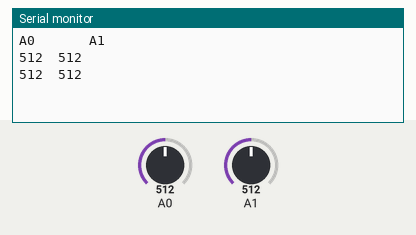
The sketch below on a simulated Arduino Uno, built with avr-gcc and run on an emulated ATmega328P. Shown: the last lines printed to the serial monitor. The test bench sets the inputs (shaded band); at power-on: A0 = 512, A1 = 512.

Above: at 1.8 s.
1.9 s: A0 set to 716
At 2.8 s:
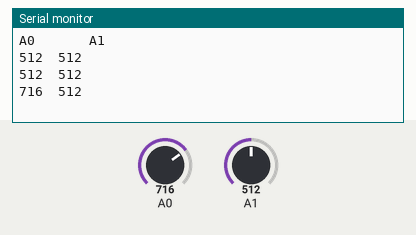
3.4 s: A1 set to 716
At 4.7 s:
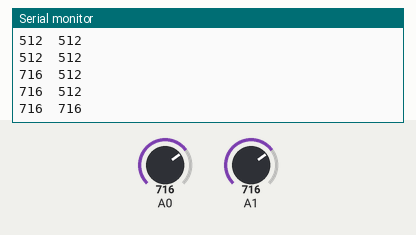
4.9 s: A0 set to 900
At 5.7 s:
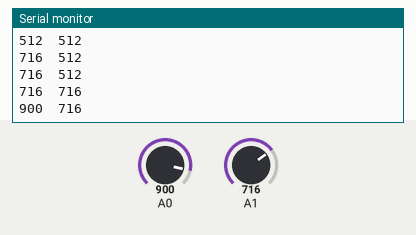
6.4 s: A1 set to 900
At 7.8 s:
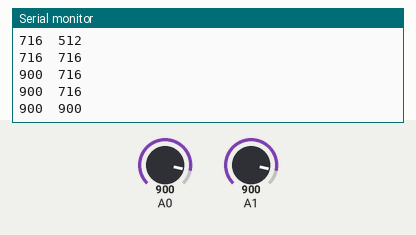
Timing chart, 0 to 8.9 s (numbered marks = the images above; inputs shaded):
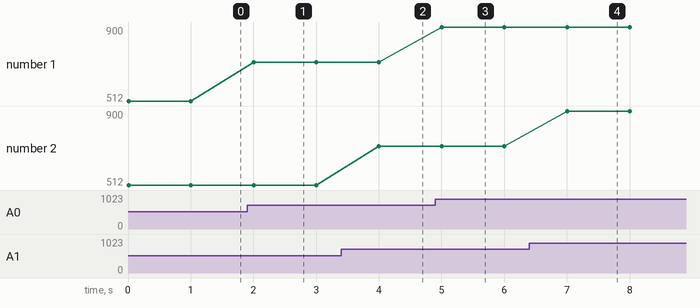

Measured:
- after the input at 1.9 s, the serial monitor: prints a new line after 0.10 s (image 1)
- after the input at 3.4 s, the serial monitor: prints a new line after 0.60 s (image 2)
- after the input at 4.9 s, the serial monitor: prints a new line after 0.10 s (image 3)
- after the input at 6.4 s, the serial monitor: prints a new line after 0.60 s (image 4)
- plotted number 1: 512 → 716 after the input at 1.9 s, 716 → 900 after the input at 4.9 s

The sketch:

light_sensor.ino
```cpp
// Arduino and KY-018 module
// light sensor of A0 enterence
void setup() {
  Serial.begin(9600); // initialize serial monitor
  Serial.println("A0       A1");
}

void loop() {
   // send analog input to serial monitor
  int a0 = analogRead(A0);
  Serial.print(a0);
  Serial.print("\t");

  int a1 = analogRead(A1);
  Serial.print(a1);
  Serial.println();

  if (a0 < 30){
    if (a1 < 30){
      Serial.println("==================Laser==================");
      char message[50];
      sprintf(message, "a0 = %d, a1 = %d", a0, a1);
      Serial.println(message);
      Serial.println("==================Laser==================");
    }
  }
  delay(1000);
}
```
